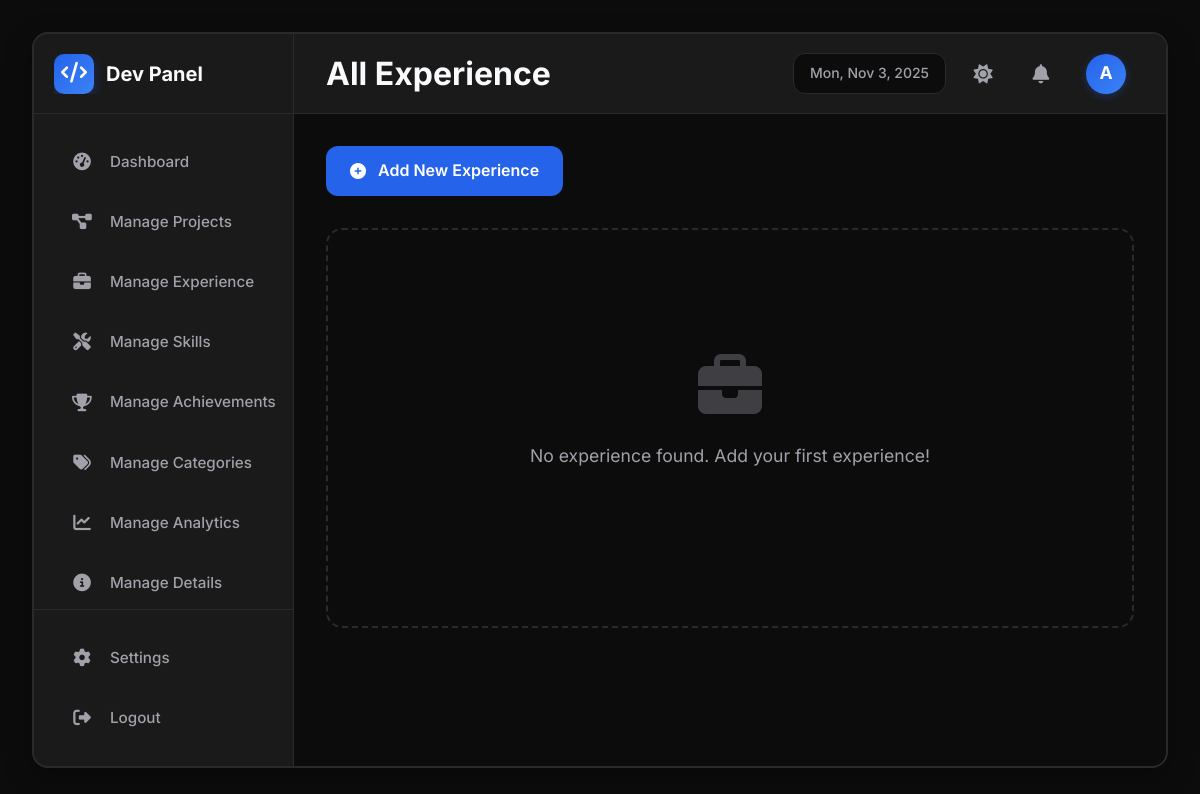
/experience/list/, run on an earlier commit of the app's database.
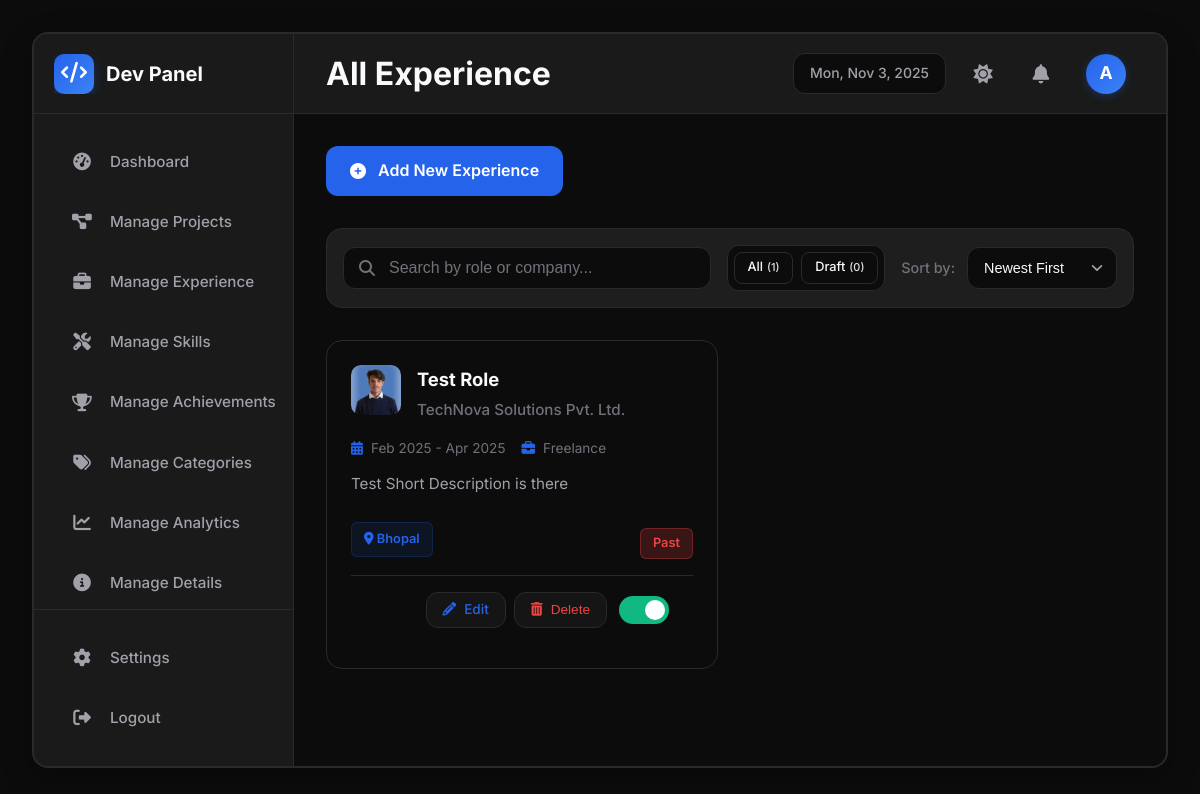
And on a later commit of the database.
### portfolio/models.py (models this page shows, shortened)
class Experience(models.Model):
    EMPLOYMENT_TYPE_CHOICES = [
        ("full-time", "Full-time Employment"),
        ("part-time", "Part-time"),
        ("freelance", "Freelance"),
        ("contract", "Contract"),
        ("internship", "Internship"),
        ("volunteer", "Volunteer"),
    ]
    STATUS_CHOICES = [
        ("current", "Current"),
        ("past", "Past"),
    ]
    position = models.CharField(max_length=200, help_text="Job title/position")
    slug = models.SlugField(max_length=200, unique=True)
    employment_type = models.CharField(
        max_length=20,
        choices=EMPLOYMENT_TYPE_CHOICES,
        default="full-time",
        help_text="Type of employment",
    )
    employment_status = models.CharField(
        max_length=20,
        choices=STATUS_CHOICES,
        default="current",
        help_text="Current or past employment",
    )
    location = models.CharField(
        max_length=200, blank=True, help_text="Work location or Remote"
    )
    company_name = models.CharField(max_length=200)
    company_about = models.TextField(blank=True, help_text="Brief company description")
    company_website = models.URLField(blank=True, null=True)
    company_logo = models.ImageField(
        upload_to="experience/logos/",
        blank=True,
        null=True,
        help_text="Company logo image",
    )
    start_date = models.DateField(help_text="Employment start date")
    end_date = models.DateField(
        null=True, blank=True, help_text="Employment end date (blank if current)"
    )
    currently_working = models.BooleanField(
        default=False, help_text="Currently working here"
    )
    short_description = models.TextField(
        help_text="Brief summary of role and responsibilities"
    )
    detailed_description = models.TextField(
        blank=True, help_text="Detailed experience description in HTML format"
    )
    is_active = models.BooleanField(default=True, help_text="Show on website")
    is_draft = models.BooleanField(default=False, help_text="Draft status")
    order = models.IntegerField(default=0, help_text="Display order")
    created_at = models.DateTimeField(auto_now_add=True)
    updated_at = models.DateTimeField(auto_now=True)
    class Meta:
        ordering = ["-order", "-start_date"]
        verbose_name = "Experience"
        verbose_name_plural = "Experiences"
    @property
    def duration(self):
        start = self.start_date.strftime("%b %Y")
        if self.currently_working:
            return f"{start} - Present"
        elif self.end_date:
            end = self.end_date.strftime("%b %Y")
            return f"{start} - {end}"
        return start

### portfolio/views.py (the view)
# urls.py: path("experience/list/", views.list_experience, name="list_experience"),
def list_experience(request):
    filter_type = request.GET.get("filter", "all")
    if filter_type == "draft":
        experiences = Experience.objects.filter(is_draft=True)
    else:
        experiences = Experience.objects.all()
    context = {
        "experiences": experiences,
        "current_filter": filter_type,
        "total_count": Experience.objects.count(),
        "draft_count": Experience.objects.filter(is_draft=True).count(),
    }
    return render(request, "list_experience.html", context)

### portfolio/context_processors.py (called while the page is built)
def notifications_context(request):
    recent_notifications = Notification.objects.filter(is_active=True).order_by('-created_at')[:3]
    unread_count = Notification.objects.filter(is_active=True, is_read=False).count()
    return {
        'recent_notifications': recent_notifications,
        'unread_count': unread_count,
    }

### templates/list_experience.html (shortened to what the changed rows need)
{% extends 'base.html' %}
{% load static %}
{% block extra_css %}
<link rel="stylesheet" href="{% static 'css/list-common.css' %}">
<link rel="stylesheet" href="{% static 'css/manage-experience.css' %}">
<link rel="stylesheet" href="{% static 'css/view-all-experience.css' %}">
{% endblock %}
{% block navbar_left %}
<h1 class="page-title">All Experience</h1>
{% endblock %}
{% block content %}
{% if total_count > 0 %}
<div class="filter-bar section-card">
    <div class="search-wrapper">
        <input type="text" id="search-input" placeholder="Search by role or company...">
    </div>
    <div class="filter-controls">
        <div class="filter-group">
            <a href="{% url 'list_experience' %}" class="filter-btn {% if not current_filter or current_filter == 'all' %}active{% endif %}">All <span class="count">({{ total_count }})</span></a>
            <a href="{% url 'list_experience' %}?filter=draft" class="filter-btn {% if current_filter == 'draft' %}active{% endif %}">Draft <span class="count">({{ draft_count }})</span></a>
        </div>
        <div class="sort-group">
            <label for="sort-select">Sort by:</label>
            <select id="sort-select">
                <option value="newest">Newest First</option>
            </select>
        </div>
    </div>
</div>
{% endif %}
<div class="experience-grid" id="all-experience-grid">
    {% for experience in experiences %}
    <div class="experience-card {% if experience.is_draft %}draft{% endif %} {% if not experience.is_active %}inactive{% endif %} fade-in" data-status="{% if experience.is_draft %}draft{% else %}active{% endif %}" data-title="{{ experience.position }}" data-date="{{ experience.start_date|date:'Y-m-d' }}" data-experience-id="{{ experience.id }}">
        <div class="experience-header">
            <div class="company-logo">
                {% if experience.company_logo %}
                    <img src="{{ experience.company_logo.url }}" alt="{{ experience.company_name }}" style="width: 100%; height: 100%; object-fit: cover; border-radius: 10px;">
                {% else %}
                    <i class="fas fa-building"></i>
                {% endif %}
            </div>
            <div class="experience-info">
                <h4 class="role-title">{{ experience.position }}</h4>
                <p class="company-name">{{ experience.company_name }}</p>
            </div>
        </div>
        <div class="experience-body">
            <div class="experience-meta">
                <span class="duration"><i class="fas fa-calendar-alt"></i> {{ experience.duration }}</span>
                <span class="employment-type"><i class="fas fa-briefcase"></i> {{ experience.get_employment_type_display }}</span>
            </div>
            <p class="experience-description">{{ experience.short_description|truncatewords:25 }}</p>
            <div class="experience-footer">
                <div class="skills-tags">
                    {% if experience.location %}
                    <span class="skill-tag"><i class="fas fa-map-marker-alt"></i> {{ experience.location }}</span>
                    {% endif %}
                </div>
                <div class="status-badges">
                    {% if experience.is_draft %}
                    <span class="status-badge status-draft">Draft</span>
                    {% elif experience.employment_status == 'current' %}
                    <span class="status-badge status-active">Current</span>
                    {% else %}
                    <span class="status-badge status-inactive">Past</span>
                    {% endif %}
                </div>
            </div>
        </div>
        <div class="card-actions">
            <div class="action-buttons">
                <a href="{% url 'edit_experience' experience.id %}" class="btn-icon btn-edit" title="Edit Experience">
                    <i class="fas fa-pencil-alt"></i> Edit
                </a>
                <button class="btn-icon btn-delete" data-experience-id="{{ experience.id }}" data-experience-title="{{ experience.position }}" title="Delete Experience">
                    <i class="fas fa-trash-alt"></i> Delete
                </button>
            </div>
            <label class="toggle-switch">
                <span class="slider"></span>
            </label>
        </div>
    </div>
    {% empty %}
    <div class="empty-state">
        <i class="fas fa-briefcase"></i>
        <p>No experience found. Add your first experience!</p>
    </div>
    {% endfor %}
</div>
{% endblock %}

What changed in the data, as far as the page shows it:
added Experience: company_logo (picture), position "Test Role", company_name "TechNova Solutions Pvt. Ltd.", duration "Feb 2025 - Apr 2025", employment_type "Freelance", short_description "Test Short Description is there", location "Bhopal", is_draft "Past"
Also different on the page:
{{ total_count }}: (not shown) → "1"
{{ draft_count }}: (not shown) → "0"
form field value: (not shown) → "Newest First"
text no longer shown: "No experience found. Add your first experience!"
text now shown: "All ( ) Draft ( ) Sort by:"
